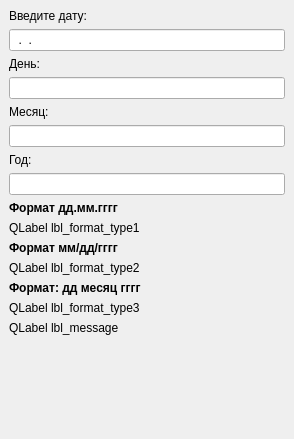
<?xml version="1.0" encoding="UTF-8"?>
<ui version="4.0">
 <class>MainWindow</class>
 <widget class="QMainWindow" name="MainWindow">
  <property name="geometry">
   <rect>
    <x>0</x>
    <y>0</y>
    <width>294</width>
    <height>439</height>
   </rect>
  </property>
  <property name="windowTitle">
   <string>Формат даты</string>
  </property>
  <widget class="QWidget" name="centralwidget">
   <layout class="QVBoxLayout" name="verticalLayout">
    <item>
     <widget class="QLabel" name="label_7">
      <property name="text">
       <string>Введите дату:</string>
      </property>
     </widget>
    </item>
    <item>
     <widget class="QLineEdit" name="le_date">
      <property name="inputMask">
       <string>00.00.0000</string>
      </property>
      <property name="placeholderText">
       <string>00.00.0000</string>
      </property>
     </widget>
    </item>
    <item>
     <widget class="QLabel" name="label">
      <property name="text">
       <string>День:</string>
      </property>
     </widget>
    </item>
    <item>
     <widget class="QLineEdit" name="le_day"/>
    </item>
    <item>
     <widget class="QLabel" name="label_2">
      <property name="text">
       <string>Месяц:</string>
      </property>
     </widget>
    </item>
    <item>
     <widget class="QLineEdit" name="le_month"/>
    </item>
    <item>
     <widget class="QLabel" name="label_3">
      <property name="text">
       <string>Год:</string>
      </property>
     </widget>
    </item>
    <item>
     <widget class="QLineEdit" name="le_year"/>
    </item>
    <item>
     <widget class="QLabel" name="label_4">
      <property name="font">
       <font>
        <bold>true</bold>
       </font>
      </property>
      <property name="text">
       <string>Формат дд.мм.гггг</string>
      </property>
     </widget>
    </item>
    <item>
     <widget class="QLabel" name="lbl_format_type1">
      <property name="text">
       <string>QLabel lbl_format_type1</string>
      </property>
     </widget>
    </item>
    <item>
     <widget class="QLabel" name="label_5">
      <property name="font">
       <font>
        <bold>true</bold>
       </font>
      </property>
      <property name="text">
       <string>Формат мм/дд/гггг</string>
      </property>
     </widget>
    </item>
    <item>
     <widget class="QLabel" name="lbl_format_type2">
      <property name="text">
       <string>QLabel lbl_format_type2</string>
      </property>
     </widget>
    </item>
    <item>
     <widget class="QLabel" name="label_6">
      <property name="font">
       <font>
        <bold>true</bold>
       </font>
      </property>
      <property name="text">
       <string>Формат: дд месяц гггг</string>
      </property>
     </widget>
    </item>
    <item>
     <widget class="QLabel" name="lbl_format_type3">
      <property name="text">
       <string>QLabel lbl_format_type3</string>
      </property>
     </widget>
    </item>
    <item>
     <widget class="QLabel" name="lbl_message">
      <property name="text">
       <string>QLabel lbl_message</string>
      </property>
     </widget>
    </item>
    <item>
     <spacer name="verticalSpacer">
      <property name="orientation">
       <enum>Qt::Orientation::Vertical</enum>
      </property>
      <property name="sizeHint" stdset="0">
       <size>
        <width>20</width>
        <height>40</height>
       </size>
      </property>
     </spacer>
    </item>
   </layout>
  </widget>
 </widget>
 <resources/>
 <connections/>
</ui>
